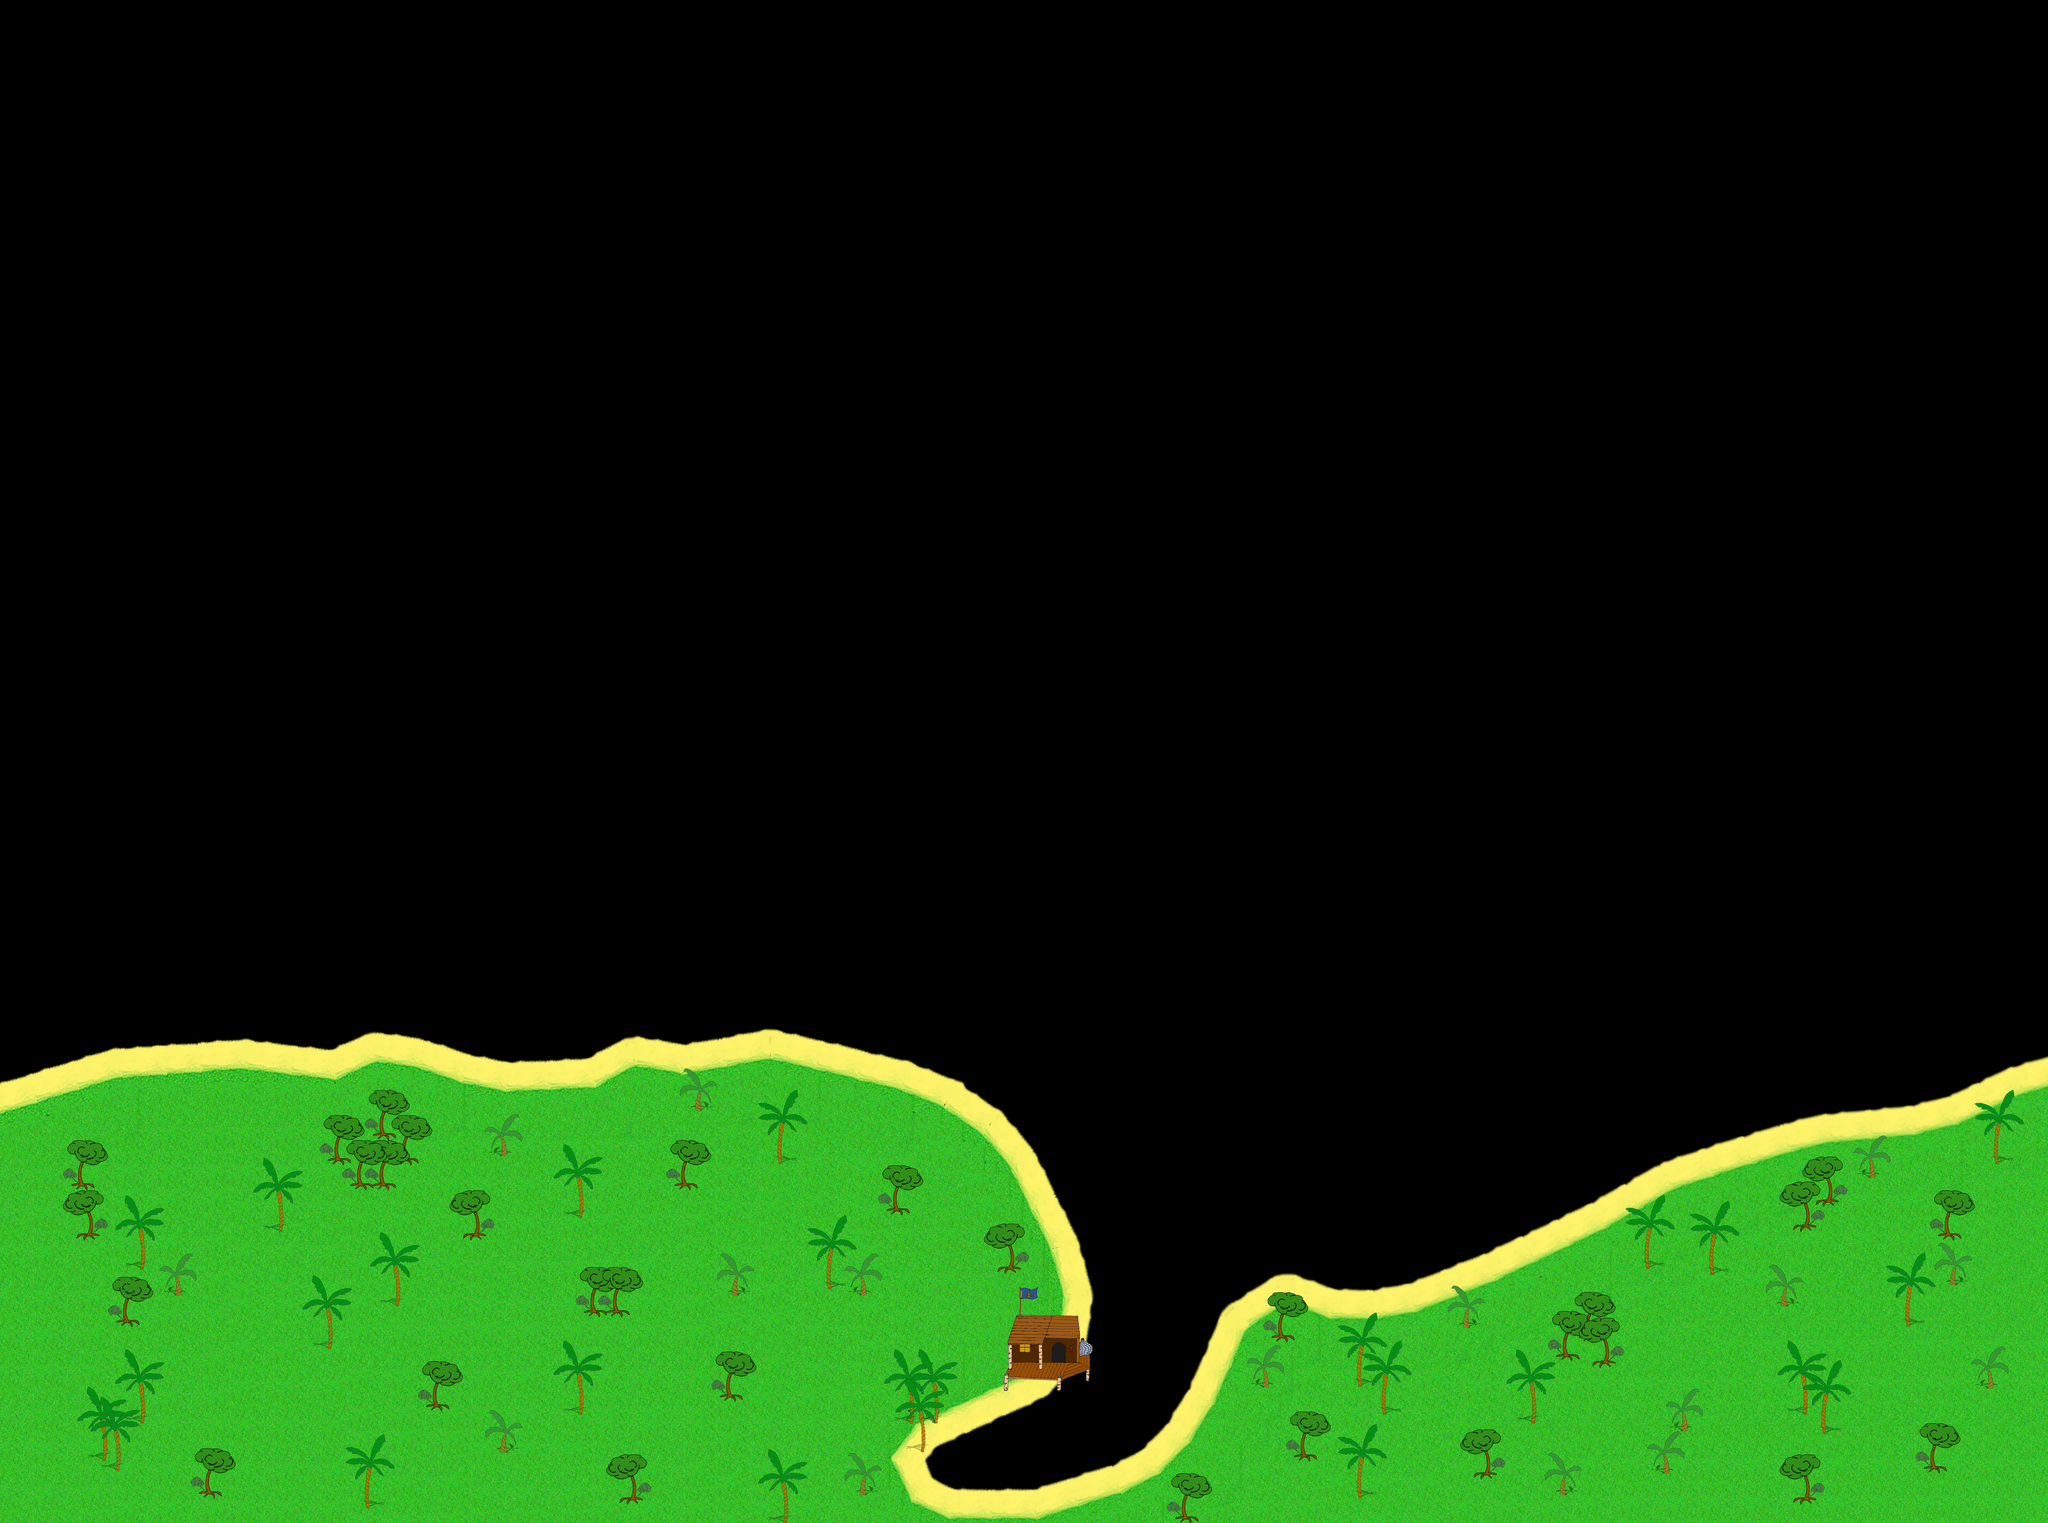

A 2D game scene composited from a Tiled map and its tileset images. What follows is a short description and the map's XML, with each tile layer's data collapsed to a summary:
An orthogonal 125x93 tile map with 32x32 px tiles, 1 tile layer (navigation), 1 image layer and 3 objects.

<map version="1.0" orientation="orthogonal" renderorder="right-down" width="125" height="93" tilewidth="32" tileheight="32" nextobjectid="6">
 <tileset firstgid="1" name="Bau_Land" tilewidth="32" tileheight="32" tilecount="9" columns="3">
  <image source="Bau_Land.jpg" width="100" height="100" />
 </tileset>
 <imagelayer name="Wasser">
  <image source="Bau_Wasser final.png" width="4000" height="3000" />
 </imagelayer>
 <imagelayer name="Land">
  <image source="Map_Silberschatzflotte 7.png" width="4000" height="3000" />
 </imagelayer>
 <layer name="navigation" width="125" height="93" opacity="0">
  <data>[11625 cells, 8674 non-empty, 9 distinct tile ids]</data>
 </layer>
 <objectgroup name="Collision">
  <object id="1" x="0" y="2112">
   <polyline points="0,0 20,-2 50,-13 72,-20 85,-26 97,-28 163,-47 167,-53 211,-65 225,-72 229,-67 261,-66 265,-72 275,-68 298,-71 309,-73 320,-70 333,-77 346,-75 386,-77 419,-79 430,-81 475,-84 481,-90 505,-80 520,-80 593,-67 608,-74 612,-67 652,-63 661,-74 718,-99 739,-99 763,-94 826,-84 856,-75 866,-72 935,-49 949,-53 958,-44 1003,-38 1016,-44 1097,-41 1106,-47 1157,-46 1162,-60 1221,-88 1238,-88 1248,-93 1260,-86 1278,-84 1339,-71 1440,-90 1482,-100" />
  </object>
  <object id="3" x="1480" y="2014">
   <polyline points="0,0 16,-7 60,5 77,2 152,23 157,21 183,32 203,34 225,42 246,42 261,50 285,56 289,53 306,61 318,67 332,73 365,86 402,99 406,110 429,123 444,134 479,156 487,173 502,187 507,187 511,197 538,231 560,269 580,312 586,334 603,352 629,414 631,429 637,442 645,478 656,514 655,530 651,535 650,558 641,606 649,614 647,660 592,682 583,693 567,711 531,731 462,761 452,771 441,769 408,787 405,787 380,802 342,819 339,828 328,839 337,863 343,873 389,897 399,890 484,891 544,894 552,884 630,865 634,860 686,845 694,850 707,836 756,811 759,804 805,759 806,745 845,694 844,680 879,617 875,605 897,575 899,564 913,537 950,517 955,507 964,506 981,497 1009,479 1018,474 1048,473 1058,475 1062,480 1085,484 1103,495 1134,505 1146,498 1164,504 1174,502 1187,503 1211,503 1216,498 1241,496 1261,492 1277,492 1285,483 1363,455 1371,449 1383,446 1418,433 1425,433 1440,419 1456,412 1474,406 1489,398 1495,401 1512,388 1522,382 1541,377 1551,368 1564,366 1582,353 1634,332 1643,319 1689,294 1693,304 1713,282 1751,260 1759,261 1765,253 1779,251 1798,241 1814,241 1845,228 1857,227 1869,217 1880,216 1925,203 1928,207 1943,196 2032,172 2068,165 2075,160 2112,160 2119,155 2127,154 2168,153 2171,150 2179,150 2194,150 2195,145 2207,148 2262,143 2276,136 2296,133 2326,127 2372,105 2391,98 2399,88 2449,64 2451,71 2473,59 2493,56 2518,49 2518,959 -1479,960 -1479,97" />
  </object>
  <object id="5" x="1.33333" y="1.33333">
   <polyline points="0,0 3993.33,1.33333 3994.67,2972 0,2968 -1.33333,0" />
  </object>
 </objectgroup>
</map>
